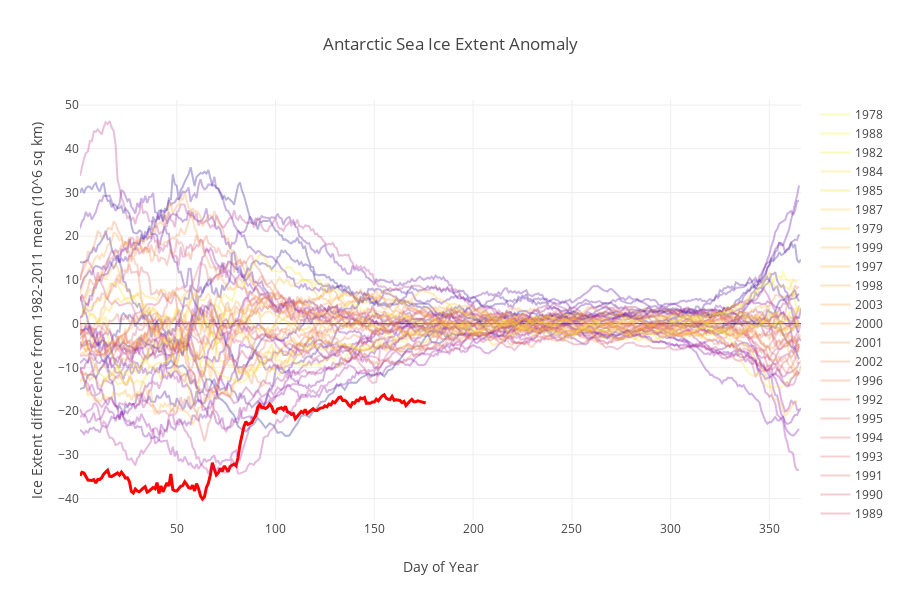

The cell this chart's notebook holds for it:
### Code cell
def sie_anomaly_perc_fig():
    df = get_antarctic_sea_ice_extent_data()
    df = df.drop(columns=['Source Data', 'Missing'])

    # Convert 'Year', 'Month', 'Day' to a datetime format
    df['date'] = pd.to_datetime(df[['Year', 'Month', 'Day']])

    # Create a new column for the formatted date string
    df['date_str'] = df['date'].dt.strftime('%d-%m-%Y')

    # Convert date to day of the year
    df['day_of_year'] = df['date'].dt.dayofyear

    # Calculate anomaly (subtract 1982-2011 mean)
    day_of_year_mean_1982_2011 = df[df['date'].dt.year.isin(range(1982, 2012))].groupby(df['date'].dt.dayofyear)['Extent'].mean()
    day_of_year_mean_1982_2011 = day_of_year_mean_1982_2011.reset_index()

    day_of_year_mean_1982_2011.columns = ['day_of_year', 'mean']
    df = df.merge(day_of_year_mean_1982_2011, on='day_of_year', suffixes=('', '_mean'))

    df['Extent_diff_perc'] = (df['Extent'] - df['mean']) / df['mean'] * 100
    df = df.sort_values('day_of_year')

    # Get the unique years
    years = df['Year'].unique()

    # Get the current year
    current_year = datetime.now().year

    # Get a color map
    cmap = cm.get_cmap('plasma', len(years))

    # Initialize the figure
    fig = go.Figure()

    # Add a line for each year
    for i, year in enumerate(years):
        color = matplotlib.colors.rgb2hex(cmap(i)[:3])
        year_data = df[df['Year'] == year]
        if year == current_year:
            fig.add_trace(go.Scatter(x=year_data['day_of_year'], y=year_data['Extent_diff_perc'],
                                    mode='lines', name=str(year), line=dict(color='red', width=3),
                                    hovertemplate=
                                    '<b>Date</b>: %{customdata}<br>' +
                                    '<b>Extent diff</b>: %{y:.2f}%<br>'
                                    '<extra></extra>',
                                    customdata=year_data['date_str']))
        else:
            fig.add_trace(go.Scatter(x=year_data['day_of_year'], y=year_data['Extent_diff_perc'],
                                     mode='lines', name=str(year), line=dict(color=color), opacity=0.3,
                                     hovertemplate=
                                     '<b>Date</b>: %{customdata}<br>' +
                                     '<b>Extent diff</b>: %{y:.2f}%<br>'
                                     '<extra></extra>',
                                     customdata=year_data['date_str']))

    # Set layout properties
    fig.update_layout(title='Antarctic Sea Ice Extent Anomaly', xaxis_title='Day of Year',
                      yaxis_title='Ice Extent difference from 1982-2011 mean (10^6 sq km)',
                      width=900, height=600, legend={'traceorder': 'reversed'})
    return fig, df

fig, df = sie_anomaly_perc_fig()
fig

### Figure 1 — Plotly figure (JSON) as saved in the notebook; plotly's stock layout.template omitted (floating-point values rounded to 4 significant figures; data arrays with more than 128 entries replaced by an {"elided": "..."} marker saying what was removed)
{"data": [{"customdata": {"elided": "183 str values"}, "hovertemplate": "<b>Date</b>: %{customdata}<br><b>Extent diff</b>: %{y:.2f}%<br><extra></extra>", "line": {"color": "#0d0887"}, "mode": "lines", "name": "1980", "opacity": 0.3, "type": "scatter", "x": {"elided": "183 int values"}, "y": {"elided": "183 float values"}}, {"customdata": {"elided": "366 str values"}, "hovertemplate": "<b>Date</b>: %{customdata}<br><b>Extent diff</b>: %{y:.2f}%<br><extra></extra>", "line": {"color": "#1b068d"}, "mode": "lines", "name": "2008", "opacity": 0.3, "type": "scatter", "x": {"elided": "366 int values"}, "y": {"elided": "366 float values"}}, {"customdata": {"elided": "365 str values"}, "hovertemplate": "<b>Date</b>: %{customdata}<br><b>Extent diff</b>: %{y:.2f}%<br><extra></extra>", "line": {"color": "#280592"}, "mode": "lines", "name": "2009", "opacity": 0.3, "type": "scatter", "x": {"elided": "365 int values"}, "y": {"elided": "365 float values"}}, {"customdata": {"elided": "365 str values"}, "hovertemplate": "<b>Date</b>: %{customdata}<br><b>Extent diff</b>: %{y:.2f}%<br><extra></extra>", "line": {"color": "#330597"}, "mode": "lines", "name": "2010", "opacity": 0.3, "type": "scatter", "x": {"elided": "365 int values"}, "y": {"elided": "365 float values"}}, {"customdata": {"elided": "365 str values"}, "hovertemplate": "<b>Date</b>: %{customdata}<br><b>Extent diff</b>: %{y:.2f}%<br><extra></extra>", "line": {"color": "#3c049b"}, "mode": "lines", "name": "2011", "opacity": 0.3, "type": "scatter", "x": {"elided": "365 int values"}, "y": {"elided": "365 float values"}}, {"customdata": {"elided": "366 str values"}, "hovertemplate": "<b>Date</b>: %{customdata}<br><b>Extent diff</b>: %{y:.2f}%<br><extra></extra>", "line": {"color": "#46039f"}, "mode": "lines", "name": "2012", "opacity": 0.3, "type": "scatter", "x": {"elided": "366 int values"}, "y": {"elided": "366 float values"}}, {"customdata": {"elided": "365 str values"}, "hovertemplate": "<b>Date</b>: %{customdata}<br><b>Extent diff</b>: %{y:.2f}%<br><extra></extra>", "line": {"color": "#5002a2"}, "mode": "lines", "name": "2013", "opacity": 0.3, "type": "scatter", "x": {"elided": "365 int values"}, "y": {"elided": "365 float values"}}, {"customdata": {"elided": "365 str values"}, "hovertemplate": "<b>Date</b>: %{customdata}<br><b>Extent diff</b>: %{y:.2f}%<br><extra></extra>", "line": {"color": "#5801a4"}, "mode": "lines", "name": "2014", "opacity": 0.3, "type": "scatter", "x": {"elided": "365 int values"}, "y": {"elided": "365 float values"}}, {"customdata": {"elided": "365 str values"}, "hovertemplate": "<b>Date</b>: %{customdata}<br><b>Extent diff</b>: %{y:.2f}%<br><extra></extra>", "line": {"color": "#6100a7"}, "mode": "lines", "name": "2007", "opacity": 0.3, "type": "scatter", "x": {"elided": "365 int values"}, "y": {"elided": "365 float values"}}, {"customdata": {"elided": "366 str values"}, "hovertemplate": "<b>Date</b>: %{customdata}<br><b>Extent diff</b>: %{y:.2f}%<br><extra></extra>", "line": {"color": "#6a00a8"}, "mode": "lines", "name": "2016", "opacity": 0.3, "type": "scatter", "x": {"elided": "366 int values"}, "y": {"elided": "366 float values"}}, {"customdata": {"elided": "365 str values"}, "hovertemplate": "<b>Date</b>: %{customdata}<br><b>Extent diff</b>: %{y:.2f}%<br><extra></extra>", "line": {"color": "#7201a8"}, "mode": "lines", "name": "2018", "opacity": 0.3, "type": "scatter", "x": {"elided": "365 int values"}, "y": {"elided": "365 float values"}}, {"customdata": {"elided": "365 str values"}, "hovertemplate": "<b>Date</b>: %{customdata}<br><b>Extent diff</b>: %{y:.2f}%<br><extra></extra>", "line": {"color": "#7b02a8"}, "mode": "lines", "name": "2019", "opacity": 0.3, "type": "scatter", "x": {"elided": "365 int values"}, "y": {"elided": "365 float values"}}, {"customdata": {"elided": "366 str values"}, "hovertemplate": "<b>Date</b>: %{customdata}<br><b>Extent diff</b>: %{y:.2f}%<br><extra></extra>", "line": {"color": "#8405a7"}, "mode": "lines", "name": "2020", "opacity": 0.3, "type": "scatter", "x": {"elided": "366 int values"}, "y": {"elided": "366 float values"}}, {"customdata": {"elided": "365 str values"}, "hovertemplate": "<b>Date</b>: %{customdata}<br><b>Extent diff</b>: %{y:.2f}%<br><extra></extra>", "line": {"color": "#8b0aa5"}, "mode": "lines", "name": "2021", "opacity": 0.3, "type": "scatter", "x": {"elided": "365 int values"}, "y": {"elided": "365 float values"}}, {"customdata": {"elided": "365 str values"}, "hovertemplate": "<b>Date</b>: %{customdata}<br><b>Extent diff</b>: %{y:.2f}%<br><extra></extra>", "line": {"color": "#9410a2"}, "mode": "lines", "name": "2022", "opacity": 0.3, "type": "scatter", "x": {"elided": "365 int values"}, "y": {"elided": "365 float values"}}, {"customdata": {"elided": "176 str values"}, "hovertemplate": "<b>Date</b>: %{customdata}<br><b>Extent diff</b>: %{y:.2f}%<br><extra></extra>", "line": {"color": "red", "width": 3}, "mode": "lines", "name": "2023", "type": "scatter", "x": {"elided": "176 int values"}, "y": {"elided": "176 float values"}}, {"customdata": {"elided": "183 str values"}, "hovertemplate": "<b>Date</b>: %{customdata}<br><b>Extent diff</b>: %{y:.2f}%<br><extra></extra>", "line": {"color": "#a31e9a"}, "mode": "lines", "name": "1981", "opacity": 0.3, "type": "scatter", "x": {"elided": "183 int values"}, "y": {"elided": "183 float values"}}, {"customdata": {"elided": "365 str values"}, "hovertemplate": "<b>Date</b>: %{customdata}<br><b>Extent diff</b>: %{y:.2f}%<br><extra></extra>", "line": {"color": "#aa2395"}, "mode": "lines", "name": "2017", "opacity": 0.3, "type": "scatter", "x": {"elided": "365 int values"}, "y": {"elided": "365 float values"}}, {"customdata": {"elided": "365 str values"}, "hovertemplate": "<b>Date</b>: %{customdata}<br><b>Extent diff</b>: %{y:.2f}%<br><extra></extra>", "line": {"color": "#b12a90"}, "mode": "lines", "name": "2006", "opacity": 0.3, "type": "scatter", "x": {"elided": "365 int values"}, "y": {"elided": "365 float values"}}, {"customdata": {"elided": "365 str values"}, "hovertemplate": "<b>Date</b>: %{customdata}<br><b>Extent diff</b>: %{y:.2f}%<br><extra></extra>", "line": {"color": "#b7318a"}, "mode": "lines", "name": "2015", "opacity": 0.3, "type": "scatter", "x": {"elided": "365 int values"}, "y": {"elided": "365 float values"}}, {"customdata": {"elided": "366 str values"}, "hovertemplate": "<b>Date</b>: %{customdata}<br><b>Extent diff</b>: %{y:.2f}%<br><extra></extra>", "line": {"color": "#bd3786"}, "mode": "lines", "name": "2004", "opacity": 0.3, "type": "scatter", "x": {"elided": "366 int values"}, "y": {"elided": "366 float values"}}, {"customdata": {"elided": "365 str values"}, "hovertemplate": "<b>Date</b>: %{customdata}<br><b>Extent diff</b>: %{y:.2f}%<br><extra></extra>", "line": {"color": "#c33d80"}, "mode": "lines", "name": "2005", "opacity": 0.3, "type": "scatter", "x": {"elided": "365 int values"}, "y": {"elided": "365 float values"}}, {"customdata": {"elided": "183 str values"}, "hovertemplate": "<b>Date</b>: %{customdata}<br><b>Extent diff</b>: %{y:.2f}%<br><extra></extra>", "line": {"color": "#c9447a"}, "mode": "lines", "name": "1983", "opacity": 0.3, "type": "scatter", "x": {"elided": "183 int values"}, "y": {"elided": "183 float values"}}, {"customdata": {"elided": "183 str values"}, "hovertemplate": "<b>Date</b>: %{customdata}<br><b>Extent diff</b>: %{y:.2f}%<br><extra></extra>", "line": {"color": "#cd4a76"}, "mode": "lines", "name": "1986", "opacity": 0.3, "type": "scatter", "x": {"elided": "183 int values"}, "y": {"elided": "183 float values"}}, {"customdata": {"elided": "365 str values"}, "hovertemplate": "<b>Date</b>: %{customdata}<br><b>Extent diff</b>: %{y:.2f}%<br><extra></extra>", "line": {"color": "#d35171"}, "mode": "lines", "name": "1989", "opacity": 0.3, "type": "scatter", "x": {"elided": "365 int values"}, "y": {"elided": "365 float values"}}, {"customdata": {"elided": "365 str values"}, "hovertemplate": "<b>Date</b>: %{customdata}<br><b>Extent diff</b>: %{y:.2f}%<br><extra></extra>", "line": {"color": "#d8576b"}, "mode": "lines", "name": "1990", "opacity": 0.3, "type": "scatter", "x": {"elided": "365 int values"}, "y": {"elided": "365 float values"}}, {"customdata": {"elided": "365 str values"}, "hovertemplate": "<b>Date</b>: %{customdata}<br><b>Extent diff</b>: %{y:.2f}%<br><extra></extra>", "line": {"color": "#dc5d67"}, "mode": "lines", "name": "1991", "opacity": 0.3, "type": "scatter", "x": {"elided": "365 int values"}, "y": {"elided": "365 float values"}}, {"customdata": {"elided": "365 str values"}, "hovertemplate": "<b>Date</b>: %{customdata}<br><b>Extent diff</b>: %{y:.2f}%<br><extra></extra>", "line": {"color": "#e16462"}, "mode": "lines", "name": "1993", "opacity": 0.3, "type": "scatter", "x": {"elided": "365 int values"}, "y": {"elided": "365 float values"}}, {"customdata": {"elided": "365 str values"}, "hovertemplate": "<b>Date</b>: %{customdata}<br><b>Extent diff</b>: %{y:.2f}%<br><extra></extra>", "line": {"color": "#e56b5d"}, "mode": "lines", "name": "1994", "opacity": 0.3, "type": "scatter", "x": {"elided": "365 int values"}, "y": {"elided": "365 float values"}}, {"customdata": {"elided": "365 str values"}, "hovertemplate": "<b>Date</b>: %{customdata}<br><b>Extent diff</b>: %{y:.2f}%<br><extra></extra>", "line": {"color": "#e97158"}, "mode": "lines", "name": "1995", "opacity": 0.3, "type": "scatter", "x": {"elided": "365 int values"}, "y": {"elided": "365 float values"}}, {"customdata": {"elided": "366 str values"}, "hovertemplate": "<b>Date</b>: %{customdata}<br><b>Extent diff</b>: %{y:.2f}%<br><extra></extra>", "line": {"color": "#ed7953"}, "mode": "lines", "name": "1992", "opacity": 0.3, "type": "scatter", "x": {"elided": "366 int values"}, "y": {"elided": "366 float values"}}, {"customdata": {"elided": "366 str values"}, "hovertemplate": "<b>Date</b>: %{customdata}<br><b>Extent diff</b>: %{y:.2f}%<br><extra></extra>", "line": {"color": "#f0804e"}, "mode": "lines", "name": "1996", "opacity": 0.3, "type": "scatter", "x": {"elided": "366 int values"}, "y": {"elided": "366 float values"}}, {"customdata": {"elided": "365 str values"}, "hovertemplate": "<b>Date</b>: %{customdata}<br><b>Extent diff</b>: %{y:.2f}%<br><extra></extra>", "line": {"color": "#f48849"}, "mode": "lines", "name": "2002", "opacity": 0.3, "type": "scatter", "x": {"elided": "365 int values"}, "y": {"elided": "365 float values"}}, {"customdata": {"elided": "365 str values"}, "hovertemplate": "<b>Date</b>: %{customdata}<br><b>Extent diff</b>: %{y:.2f}%<br><extra></extra>", "line": {"color": "#f68f44"}, "mode": "lines", "name": "2001", "opacity": 0.3, "type": "scatter", "x": {"elided": "365 int values"}, "y": {"elided": "365 float values"}}, {"customdata": {"elided": "366 str values"}, "hovertemplate": "<b>Date</b>: %{customdata}<br><b>Extent diff</b>: %{y:.2f}%<br><extra></extra>", "line": {"color": "#f9973f"}, "mode": "lines", "name": "2000", "opacity": 0.3, "type": "scatter", "x": {"elided": "366 int values"}, "y": {"elided": "366 float values"}}, {"customdata": {"elided": "365 str values"}, "hovertemplate": "<b>Date</b>: %{customdata}<br><b>Extent diff</b>: %{y:.2f}%<br><extra></extra>", "line": {"color": "#fb9f3a"}, "mode": "lines", "name": "2003", "opacity": 0.3, "type": "scatter", "x": {"elided": "365 int values"}, "y": {"elided": "365 float values"}}, {"customdata": {"elided": "365 str values"}, "hovertemplate": "<b>Date</b>: %{customdata}<br><b>Extent diff</b>: %{y:.2f}%<br><extra></extra>", "line": {"color": "#fca636"}, "mode": "lines", "name": "1998", "opacity": 0.3, "type": "scatter", "x": {"elided": "365 int values"}, "y": {"elided": "365 float values"}}, {"customdata": {"elided": "365 str values"}, "hovertemplate": "<b>Date</b>: %{customdata}<br><b>Extent diff</b>: %{y:.2f}%<br><extra></extra>", "line": {"color": "#fdaf31"}, "mode": "lines", "name": "1997", "opacity": 0.3, "type": "scatter", "x": {"elided": "365 int values"}, "y": {"elided": "365 float values"}}, {"customdata": {"elided": "365 str values"}, "hovertemplate": "<b>Date</b>: %{customdata}<br><b>Extent diff</b>: %{y:.2f}%<br><extra></extra>", "line": {"color": "#feb82c"}, "mode": "lines", "name": "1999", "opacity": 0.3, "type": "scatter", "x": {"elided": "365 int values"}, "y": {"elided": "365 float values"}}, {"customdata": {"elided": "182 str values"}, "hovertemplate": "<b>Date</b>: %{customdata}<br><b>Extent diff</b>: %{y:.2f}%<br><extra></extra>", "line": {"color": "#fec029"}, "mode": "lines", "name": "1979", "opacity": 0.3, "type": "scatter", "x": {"elided": "182 int values"}, "y": {"elided": "182 float values"}}, {"customdata": {"elided": "220 str values"}, "hovertemplate": "<b>Date</b>: %{customdata}<br><b>Extent diff</b>: %{y:.2f}%<br><extra></extra>", "line": {"color": "#fdca26"}, "mode": "lines", "name": "1987", "opacity": 0.3, "type": "scatter", "x": {"elided": "220 int values"}, "y": {"elided": "220 float values"}}, {"customdata": {"elided": "182 str values"}, "hovertemplate": "<b>Date</b>: %{customdata}<br><b>Extent diff</b>: %{y:.2f}%<br><extra></extra>", "line": {"color": "#fbd324"}, "mode": "lines", "name": "1985", "opacity": 0.3, "type": "scatter", "x": {"elided": "182 int values"}, "y": {"elided": "182 float values"}}, {"customdata": {"elided": "183 str values"}, "hovertemplate": "<b>Date</b>: %{customdata}<br><b>Extent diff</b>: %{y:.2f}%<br><extra></extra>", "line": {"color": "#f9dc24"}, "mode": "lines", "name": "1984", "opacity": 0.3, "type": "scatter", "x": {"elided": "183 int values"}, "y": {"elided": "183 float values"}}, {"customdata": {"elided": "182 str values"}, "hovertemplate": "<b>Date</b>: %{customdata}<br><b>Extent diff</b>: %{y:.2f}%<br><extra></extra>", "line": {"color": "#f6e626"}, "mode": "lines", "name": "1982", "opacity": 0.3, "type": "scatter", "x": {"elided": "182 int values"}, "y": {"elided": "182 float values"}}, {"customdata": {"elided": "354 str values"}, "hovertemplate": "<b>Date</b>: %{customdata}<br><b>Extent diff</b>: %{y:.2f}%<br><extra></extra>", "line": {"color": "#f3f027"}, "mode": "lines", "name": "1988", "opacity": 0.3, "type": "scatter", "x": {"elided": "354 int values"}, "y": {"elided": "354 float values"}}, {"customdata": ["26-10-1978", "28-10-1978", "30-10-1978", "01-11-1978", "03-11-1978", "05-11-1978", "07-11-1978", "09-11-1978", "11-11-1978", "13-11-1978", "15-11-1978", "17-11-1978", "19-11-1978", "21-11-1978", "23-11-1978", "25-11-1978", "27-11-1978", "29-11-1978", "01-12-1978", "03-12-1978", "05-12-1978", "07-12-1978", "09-12-1978", "11-12-1978", "13-12-1978", "15-12-1978", "17-12-1978", "19-12-1978", "21-12-1978", "23-12-1978", "25-12-1978", "27-12-1978", "29-12-1978", "31-12-1978"], "hovertemplate": "<b>Date</b>: %{customdata}<br><b>Extent diff</b>: %{y:.2f}%<br><extra></extra>", "line": {"color": "#f0f921"}, "mode": "lines", "name": "1978", "opacity": 0.3, "type": "scatter", "x": [299, 301, 303, 305, 307, 309, 311, 313, 315, 317, 319, 321, 323, 325, 327, 329, 331, 333, 335, 337, 339, 341, 343, 345, 347, 349, 351, 353, 355, 357, 359, 361, 363, 365], "y": [-0.7179, 0.8791, 0.8348, 0.8535, 1.431, 1.48, 1.305, 1.619, 1.569, 0.04776, 0.1523, -2.38, -2.306, -1.916, -2.31, -1.698, -2.763, -2.888, -2.478, -1.533, -0.6526, -0.5701, -0.9871, -0.1516, -0.7373, -0.9641, -0.3463, -0.1527, 0.745, -1.884, -0.9977, -1.595, -0.5525, 0.7995]}], "layout": {"height": 600, "legend": {"traceorder": "reversed"}, "title": {"text": "Antarctic Sea Ice Extent Anomaly"}, "width": 900, "xaxis": {"title": {"text": "Day of Year"}}, "yaxis": {"title": {"text": "Ice Extent difference from 1982-2011 mean (10^6 sq km)"}}}}
